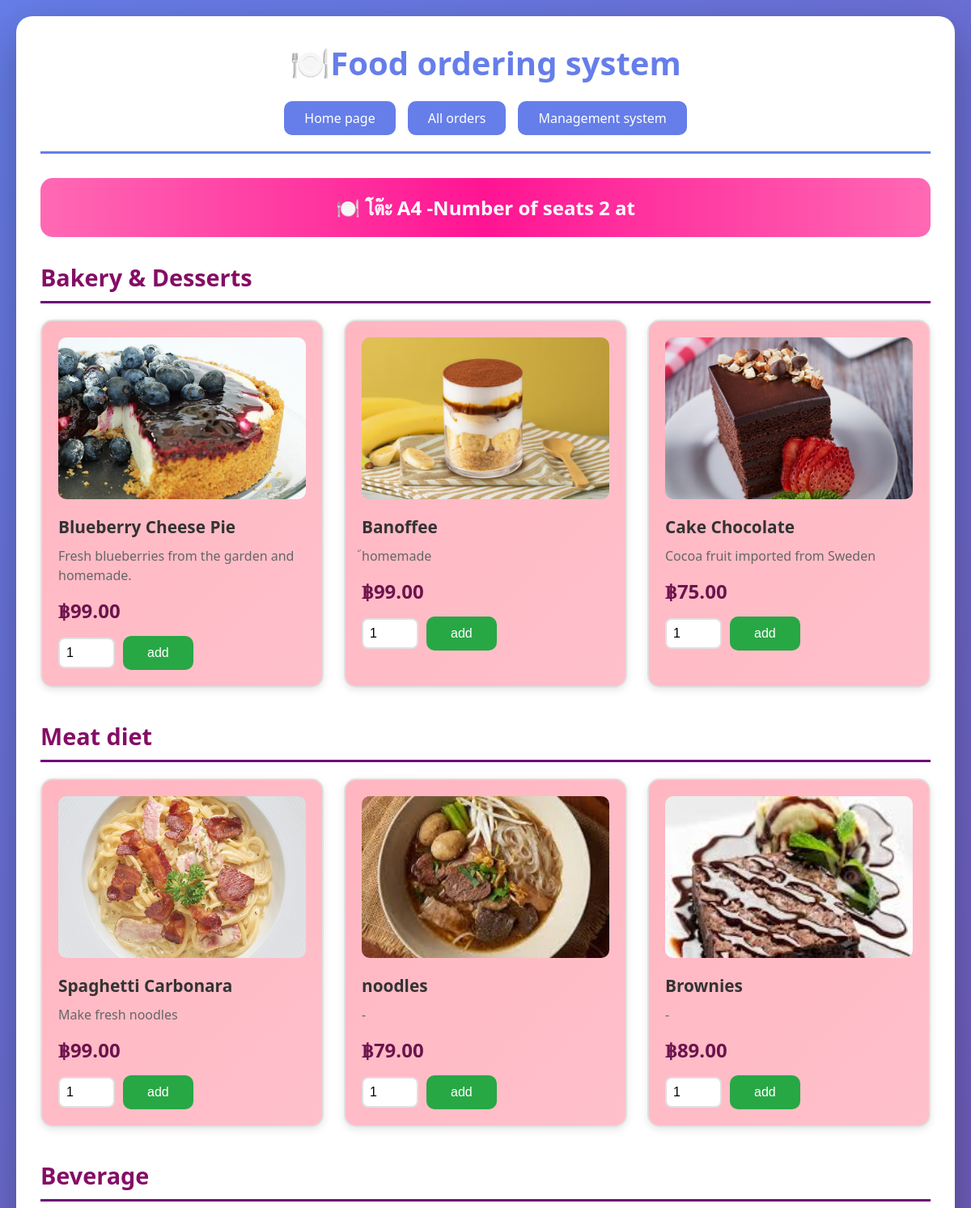
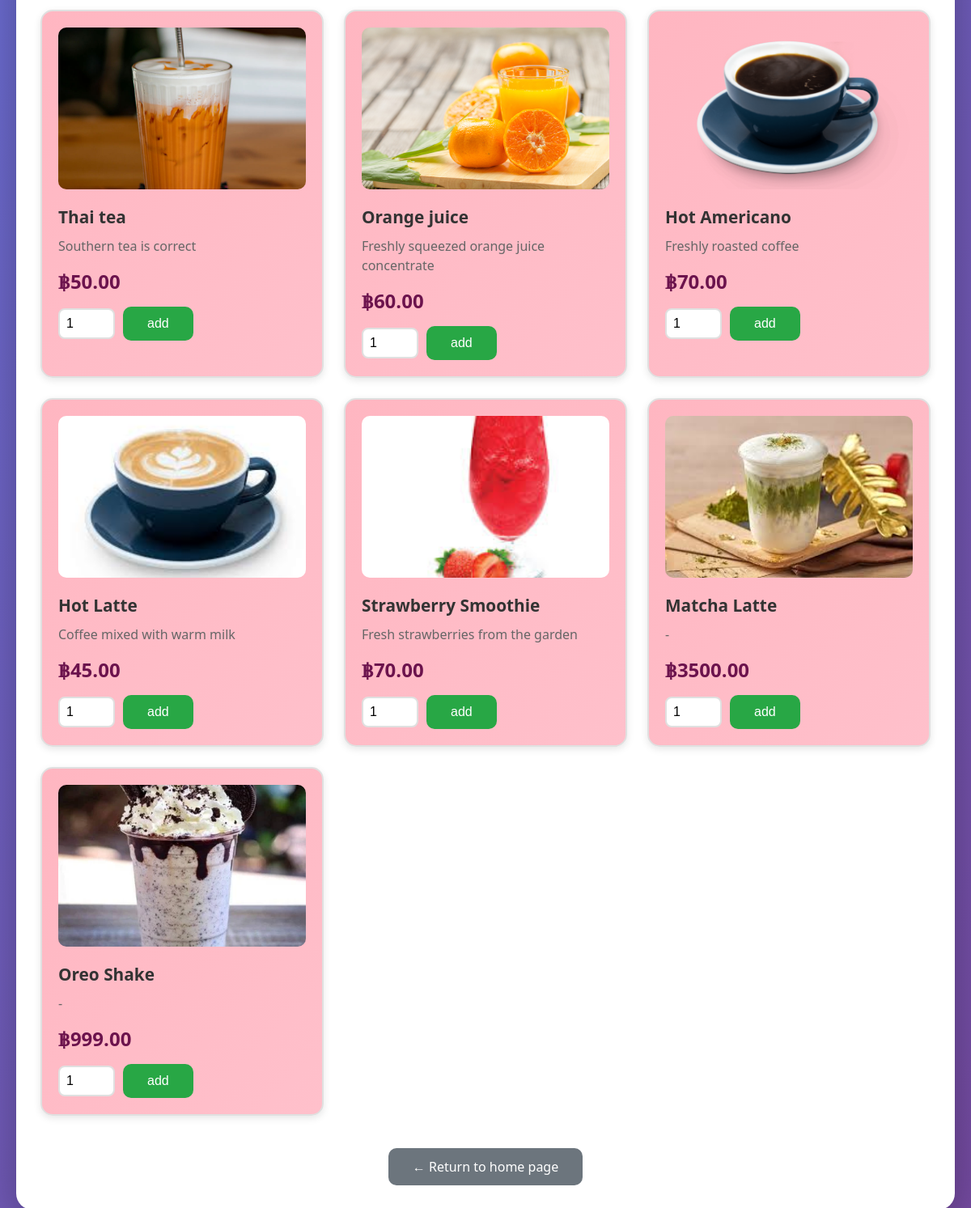
Page /menu/4/ on the committed database (2 pictures, top to bottom).
### orders/models.py (models this page shows, shortened)
class Table(models.Model):
    STATUS_CHOICES = [
        ('available', 'ว่าง'),
        ('occupied', 'มีคนนั่ง'),
        ('reserved', 'จอง'),
    ]
    number = models.CharField(max_length=10, unique=True, verbose_name="หมายเลขโต๊ะ")
    capacity = models.IntegerField(verbose_name="จำนวนที่นั่ง")
    status = models.CharField(max_length=20, choices=STATUS_CHOICES, default='available', verbose_name="สถานะ")
    class Meta:
        verbose_name = "โต๊ะ"
        verbose_name_plural = "โต๊ะ"
    def __str__(self):
        return f"โต๊ะ {self.number}"

class Category(models.Model):
    name = models.CharField(max_length=100, verbose_name="ชื่อหมวดหมู่")
    description = models.TextField(blank=True, verbose_name="รายละเอียด")
    created_at = models.DateTimeField(auto_now_add=True)
    class Meta:
        verbose_name = "หมวดหมู่"
        verbose_name_plural = "หมวดหมู่"

class MenuItem(models.Model):
    category = models.ForeignKey(Category, on_delete=models.CASCADE, related_name='items', verbose_name="หมวดหมู่")
    name = models.CharField(max_length=200, verbose_name="ชื่อเมนู")
    description = models.TextField(verbose_name="รายละเอียด")
    price = models.DecimalField(max_digits=10, decimal_places=2, verbose_name="ราคา")
    image = models.ImageField(upload_to='menu_images/', blank=True, null=True, verbose_name="รูปภาพ")
    is_available = models.BooleanField(default=True, verbose_name="พร้อมจำหน่าย")
    created_at = models.DateTimeField(auto_now_add=True)
    class Meta:
        verbose_name = "เมนูอาหาร"
        verbose_name_plural = "เมนูอาหาร"

### orders/views.py (the view)
# urls.py: path('menu/<int:table_id>/', views.menu, name='menu'),
def menu(request, table_id):
    table = get_object_or_404(Table, id=table_id)
    categories = Category.objects.all().prefetch_related('items')
    current_order = Order.objects.filter(
        table=table,
        status__in=['pending', 'preparing']
    ).first()
    context = {
        'table': table,
        'categories': categories,
        'current_order': current_order,
    }
    return render(request, 'orders/menu.html', context)

### orders/templates/orders/menu.html (shortened to what this page needs)
{% extends 'orders/base.html' %}
{% block content %}
<div class="menu-header">
    <h2>🍽️ {{ table }} -Number of seats {{ table.capacity }} at</h2>
</div>
{% for category in categories %}
<div class="category-section">
    <h3 class="category-title">{{ category.name }}</h3>
    <div class="menu-grid">
        {% for item in category.items.all %}
        <div class="menu-item {% if not item.is_available %}unavailable{% endif %}">
            {% if item.image %}
            <img src="{{ item.image.url }}" alt="{{ item.name }}">
            {% else %}
            <div style="height: 200px; background: linear-gradient(135deg, #667eea 0%, #764ba2 100%); border-radius: 10px; display: flex; align-items: center; justify-content: center; color: white; font-size: 3em; margin-bottom: 15px;">
                🍽️
            </div>
            {% endif %}
            <div class="item-name">{{ item.name }}</div>
            <div class="item-description">{{ item.description }}</div>
            <div class="item-price">฿{{ item.price }}</div>
            {% if item.is_available %}
            <form method="post" action="{% url 'add_to_order' table.id item.id %}" class="item-form">
                <input type="number" name="quantity" value="1" min="1" max="99" class="quantity-input" required>
                <button type="submit" class="btn btn-success">add</button>
            </form>
            {% endif %}
        </div>
        {% endfor %}
    </div>
</div>
{% endfor %}
<div style="text-align: center; margin-top: 40px;">
    <a href="{% url 'home' %}" class="btn btn-secondary">← Return to home page</a>
</div>
{% endblock %}

### orders/templates/orders/base.html (style rules this page uses)
* { margin: 0; padding: 0; box-sizing: border-box; }
body { font-family: 'Segoe UI', Tahoma, Geneva, Verdana, sans-serif; background: linear-gradient(135deg, #667eea 0%, #764ba2 100%); min-height: 100vh; padding: 20px; }
.btn { padding: 12px 30px; border: none; border-radius: 10px; cursor: pointer; font-size: 16px; transition: all 0.3s; text-decoration: none; display: inline-block; }
.btn-success { background: #28a745; color: white; }
.btn-secondary { background: #6c757d; color: white; }

### orders/templates/orders/menu.html (style rules this page uses)
.menu-header { background: linear-gradient(90deg, #ff69b4, #ff1493, #ff69b4); color: white; padding: 20px; border-radius: 15px; margin-bottom: 30px; text-align: center; }
.category-section { margin-bottom: 40px; }
.category-title { color: #850d65ff; font-size: 1.8em; margin-bottom: 20px; padding-bottom: 10px; border-bottom: 3px solid #70027aff; }
.menu-grid { display: grid; grid-template-columns: repeat(auto-fill, minmax(280px, 1fr)); gap: 25px; }
.menu-item { background: linear-gradient(135deg, #ffb6c1 0%, #ffc0cb 100%); border: 2px solid #e0e0e0; border-radius: 15px; padding: 20px; transition: all 0.3s; box-shadow: 0 3px 10px rgba(0,0,0,0.1); }
.menu-item img { width: 100%; height: 200px; object-fit: cover; border-radius: 10px; margin-bottom: 15px; }
.item-name { font-size: 1.3em; font-weight: bold; color: #333; margin-bottom: 10px; }
.item-description { color: #666; margin-bottom: 15px; line-height: 1.5; }
.item-price { font-size: 1.5em; color: #6c134dff; font-weight: bold; margin-bottom: 15px; }
.item-form { display: flex; gap: 10px; align-items: center; }
.quantity-input { width: 70px; padding: 8px; border: 2px solid #e0e0e0; border-radius: 8px; font-size: 16px; }

### rows in the picture
Table: number "โต๊ะ A4", capacity "2"
Category: name "Bakery & Desserts"
MenuItem: image (picture), name "Blueberry Cheese Pie", description "Fresh blueberries from the garden and homemade.", price "99.00"
MenuItem: image (picture), name "Banoffee", description "้homemade", price "99.00"
MenuItem: image (picture), name "Cake Chocolate", description "Cocoa fruit imported from Sweden", price "75.00"
Category: name "Meat diet"
MenuItem: image (picture), name "Spaghetti Carbonara", description "Make fresh noodles", price "99.00"
MenuItem: image (picture), name "noodles", description "-", price "79.00"
MenuItem: image (picture), name "Brownies", description "-", price "89.00"
Category: name "Beverage"
MenuItem: image (picture), name "Thai tea", description "Southern tea is correct", price "50.00"
MenuItem: image (picture), name "Orange juice", description "Freshly squeezed orange juice concentrate", price "60.00"
MenuItem: image (picture), name "Hot Americano", description "Freshly roasted coffee", price "70.00"
MenuItem: image (picture), name "Hot Latte", description "Coffee mixed with warm milk", price "45.00"
MenuItem: image (picture), name "Strawberry Smoothie", description "Fresh strawberries from the garden", price "70.00"
MenuItem: image (picture), name "Matcha Latte", description "-", price "3500.00"
MenuItem: image (picture), name "Oreo Shake", description "-", price "999.00"
